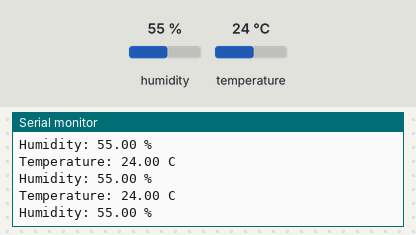
Bench run of a sketch on a simulated Arduino Uno, built with avr-gcc and run on an emulated ATmega328P. Shown: the last lines printed to the serial monitor. The inputs (shaded band) are chosen by the test bench; at power-on: humidity 55 %, temperature 24 °C.

Above: at 1.7 s.
1.8 s: humidity set to 22 %
At 2.5 s:
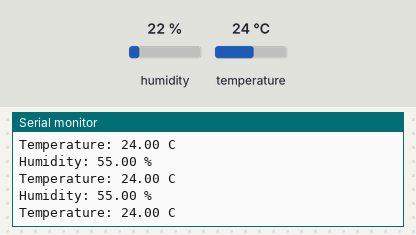
7.8 s: temperature set to 12 °C
At 8.5 s:
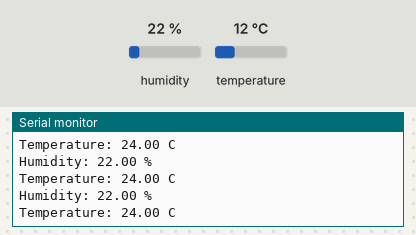
13.8 s: humidity set to 40 %
At 14.8 s:
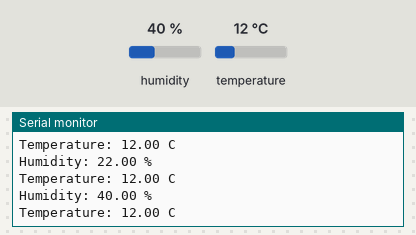
Timing chart, 0 to 16.8 s (numbered marks = the images above; inputs shaded):
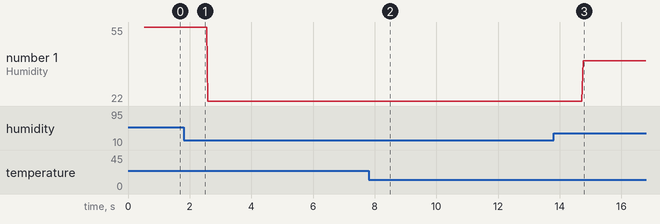

The sketch:

DHT11_Humidit_Sensor_Code.ino
```cpp
#include <DHT.h>
#define Type DHT11

int sensePin=2;
DHT HT(sensePin,Type);
float humidity;
float tempC;

void setup() {

Serial.begin(9600);

HT.begin();
delay(500);

}

void loop() {

  //Start of program

humidity = HT.readHumidity();
tempC = HT.readTemperature();

Serial.print("Humidity: ");
Serial.print(humidity);
Serial.print(" %\n");
Serial.print("Temperature: ");
Serial.print(tempC);
Serial.print(" C\n");

}
```

Measured:
- after the input at 13.8 s, the serial monitor: prints a new line after 0.96 s (image 3)
- plotted number 1: 55 → 22 after the input at 1.8 s, 22 → 40 after the input at 13.8 s
